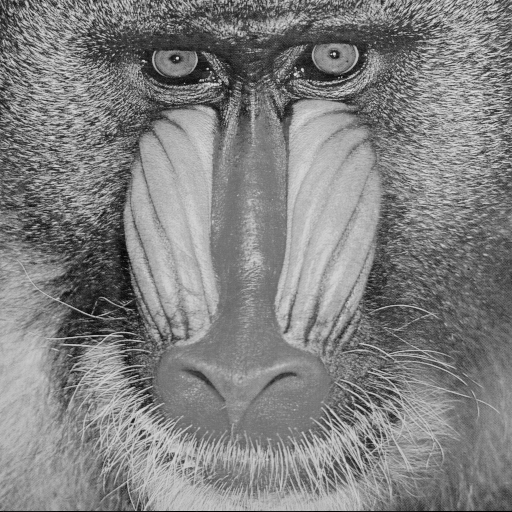
#> input picture lab02/imagens_png/baboon.png, 512 x 512 px
$ python main2.py
#> lines starting #> are read from the running program, lines starting #| are printed output that depends on the picture
#Video Playlist: https://www.youtube.com/playlist?list=PLHae9ggVvqPgyRQQOtENr6hK0m1UquGaG

import cv2
from matplotlib import pyplot as plt
import numpy as np


img = cv2.imread('../imagens_png/baboon.png', 0) # load an image
#> img is the input picture: shape (512, 512); min 0, max 230, mean 129.1

#Output is a 2D complex array. 1st channel real and 2nd imaginary
#For fft in opencv input image needs to be converted to float32
dft = cv2.dft(np.float32(img), flags=cv2.DFT_COMPLEX_OUTPUT)

#Rearranges a Fourier transform X by shifting the zero-frequency
#component to the center of the array.
#Otherwise it starts at the tope left corenr of the image (array)
dft_shift = np.fft.fftshift(dft)

##Magnitude of the function is 20.log(abs(f))
#For values that are 0 we may end up with indeterminate values for log.
#So we can add 1 to the array to avoid seeing a warning.
magnitude_spectrum = 20 * np.log(cv2.magnitude(dft_shift[:, :, 0], dft_shift[:, :, 1]))
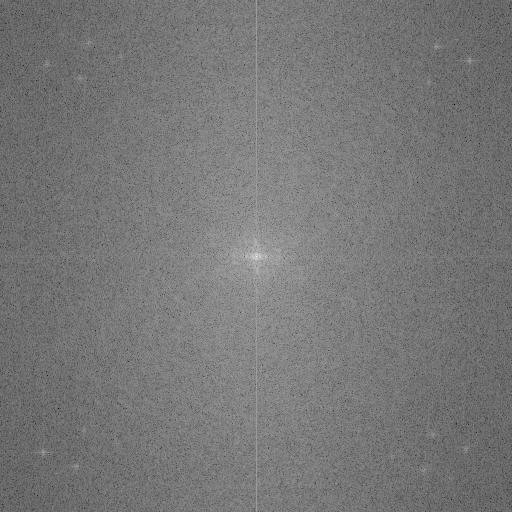
#> magnitude_spectrum: shape (512, 512) float32; min 27.21, max 346.8, mean 177; drawn with min black and max white


# Circular HPF mask, center circle is 0, remaining all ones
#Can be used for edge detection because low frequencies at center are blocked
#and only high frequencies are allowed. Edges are high frequency components.
#Amplifies noise.

'''
center = (img.shape[0]//2, img.shape[1]//2)
r = 80
mask = np.ones_like(dft_shift)
mask = cv2.circle(mask, center, r, (0, 0, 0), -1)

'''
rows, cols = img.shape
#> rows = 512; cols = 512
crow, ccol = int(rows / 2), int(cols / 2)
#> crow = 256; ccol = 256

mask = np.ones((rows, cols, 2), np.uint8)
r = 80
center = [crow, ccol]
#> center = [256, 256]
x, y = np.ogrid[:rows, :cols]
#> x = 512 values from 0 to 511
mask_area = (x - center[0]) ** 2 + (y - center[1]) ** 2 <= r*r
mask[mask_area] = 0


# Circular LPF mask, center circle is 1, remaining all zeros
# Only allows low frequency components - smooth regions
#Can smooth out noise but blurs edges.
#
"""
rows, cols = img.shape
crow, ccol = int(rows / 2), int(cols / 2)

mask = np.zeros((rows, cols, 2), np.uint8)
r = 100
center = [crow, ccol]
x, y = np.ogrid[:rows, :cols]
mask_area = (x - center[0]) ** 2 + (y - center[1]) ** 2 <= r*r
mask[mask_area] = 1

# Band Pass Filter - Concentric circle mask, only the points living in concentric circle are ones
rows, cols = img.shape
crow, ccol = int(rows / 2), int(cols / 2)

mask = np.zeros((rows, cols, 2), np.uint8)
r_out = 80
r_in = 10
center = [crow, ccol]
x, y = np.ogrid[:rows, :cols]
mask_area = np.logical_and(((x - center[0]) ** 2 + (y - center[1]) ** 2 >= r_in ** 2),
                           ((x - center[0]) ** 2 + (y - center[1]) ** 2 <= r_out ** 2))
mask[mask_area] = 1
"""


# apply mask and inverse DFT: Multiply fourier transformed image (values)
#with the mask values.
fshift = dft_shift * mask

#Get the magnitude spectrum (only for plotting purposes)
fshift_mask_mag = 20 * np.log(cv2.magnitude(fshift[:, :, 0], fshift[:, :, 1]))
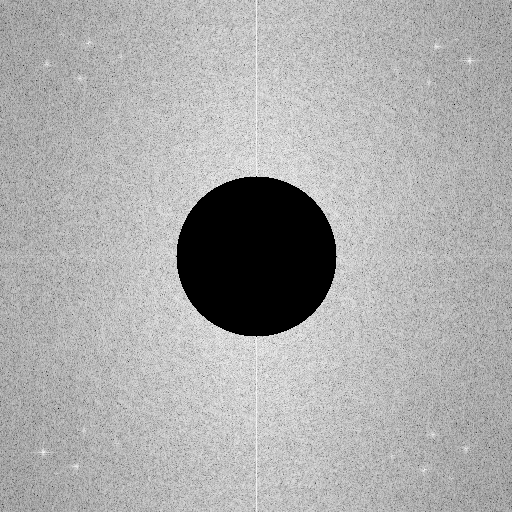
#> fshift_mask_mag: shape (512, 512) float32; 7.66% of the values are NaN or infinite; the others: min 27.21, max 231.2, mean 174.9; drawn with min black, max white, NaN and infinite black

#Inverse shift to shift origin back to top left.
f_ishift = np.fft.ifftshift(fshift)

#Inverse DFT to convert back to image domain from the frequency domain.
#Will be complex numbers
img_back = cv2.idft(f_ishift)

#Magnitude spectrum of the image domain
img_back = cv2.magnitude(img_back[:, :, 0], img_back[:, :, 1])
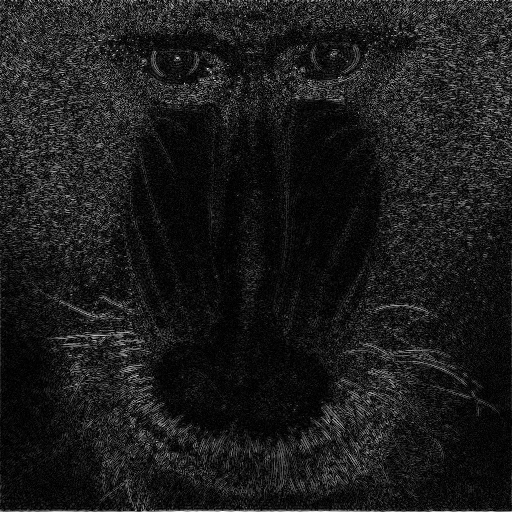
#> img_back: shape (512, 512) float32; min 17.59, max 35119784, mean 3866930.2; drawn with min black and max white

cv2.imwrite("Baboon.png" ,img_back)

fig = plt.figure(figsize=(12, 12))
ax1 = fig.add_subplot(2,2,1)
ax1.imshow(img, cmap='gray')
ax1.title.set_text('Input Image')
ax2 = fig.add_subplot(2,2,2)
ax2.imshow(magnitude_spectrum, cmap='gray')
ax2.title.set_text('FFT of image')
ax3 = fig.add_subplot(2,2,3)
ax3.imshow(fshift_mask_mag, cmap='gray')
ax3.title.set_text('FFT + Mask')
ax4 = fig.add_subplot(2,2,4)
ax4.imshow(img_back, cmap='gray')
ax4.title.set_text('After inverse FFT')

#cv2.imshow(img_back)
#cv2.waitkey(0)
#cv2.destroyAllWindows()
plt.show()
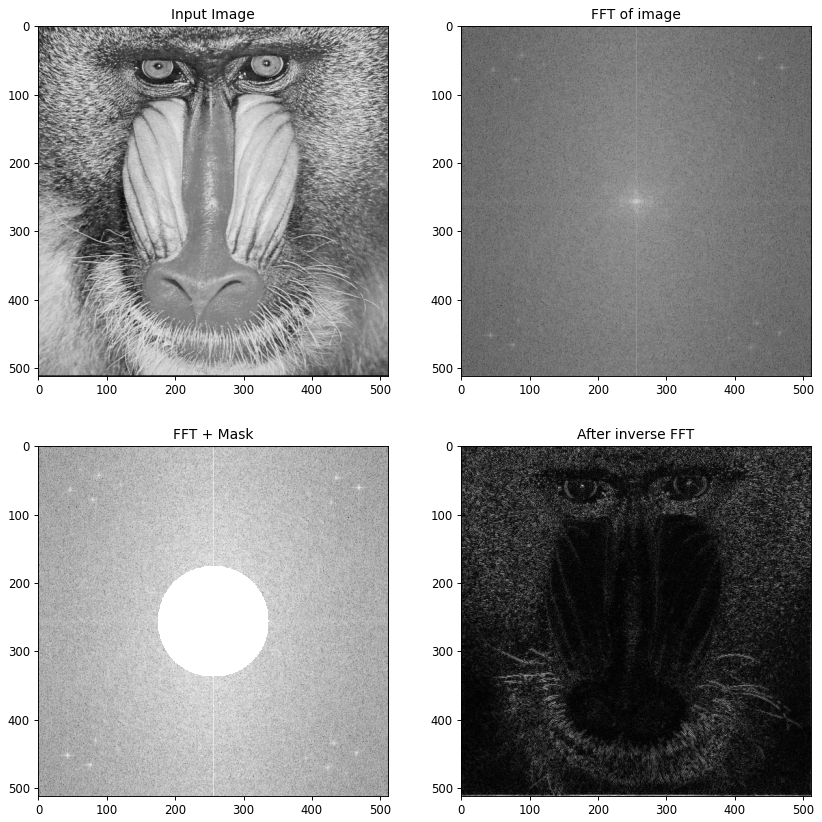
#> figure drawn by matplotlib, 4 panels

$ run again, with lab02/imagens_png/butterfly.png copied over lab02/imagens_png/baboon.png
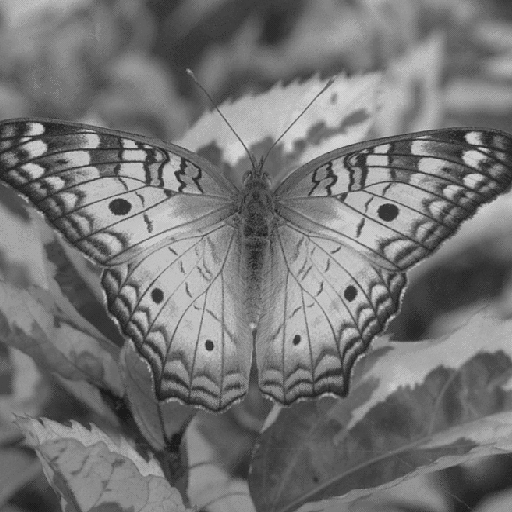
#> input picture lab02/imagens_png/butterfly.png, 512 x 512 px
#> img is the input picture: shape (512, 512); min 27, max 212, mean 116.8
#> `img_back = cv2.magnitude(img_back[:, :, 0], img_back[:, :, 1])`:
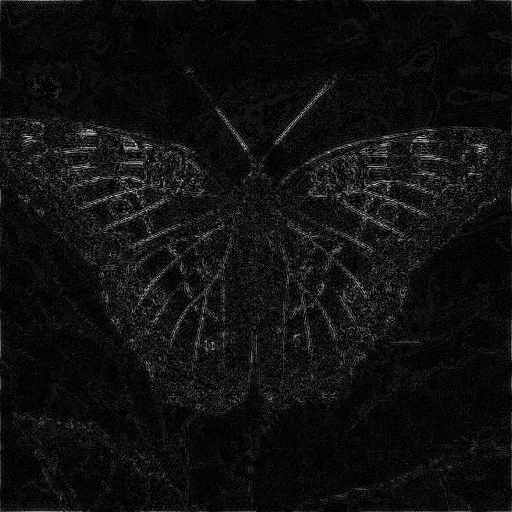
#> img_back: shape (512, 512) float32; min 3.67, max 25600780, mean 1658008; drawn with min black and max white
#> `plt.show()`:
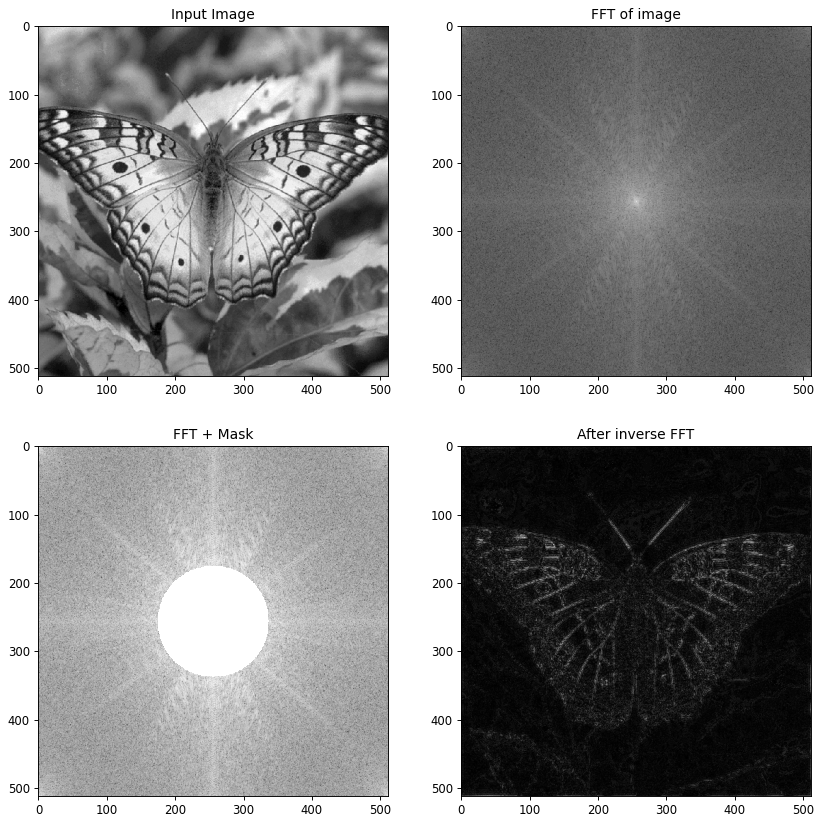
#> figure drawn by matplotlib, 4 panels

$ run again, with lab02/imagens_png/house.png copied over lab02/imagens_png/baboon.png
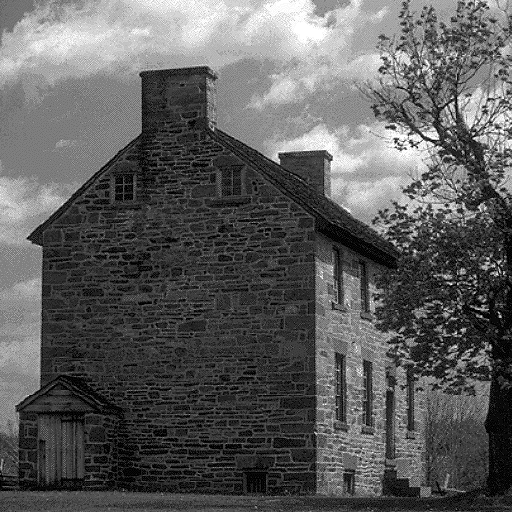
#> input picture lab02/imagens_png/house.png, 512 x 512 px
#> img is the input picture: shape (512, 512); min 0, max 255, mean 92.9
#> `img_back = cv2.magnitude(img_back[:, :, 0], img_back[:, :, 1])`:
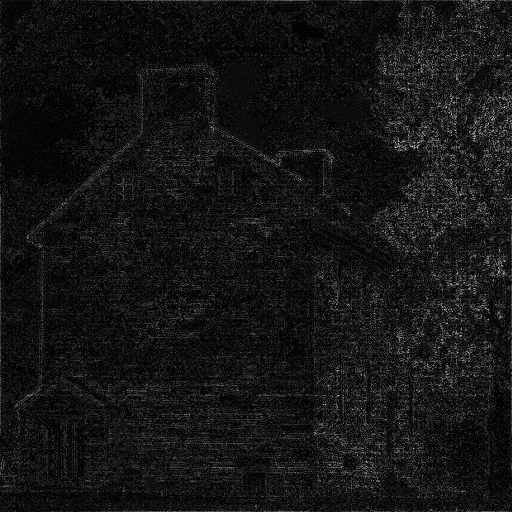
#> img_back: shape (512, 512) float32; min 17.89, max 47146832, mean 3930236; drawn with min black and max white
#> `plt.show()`:
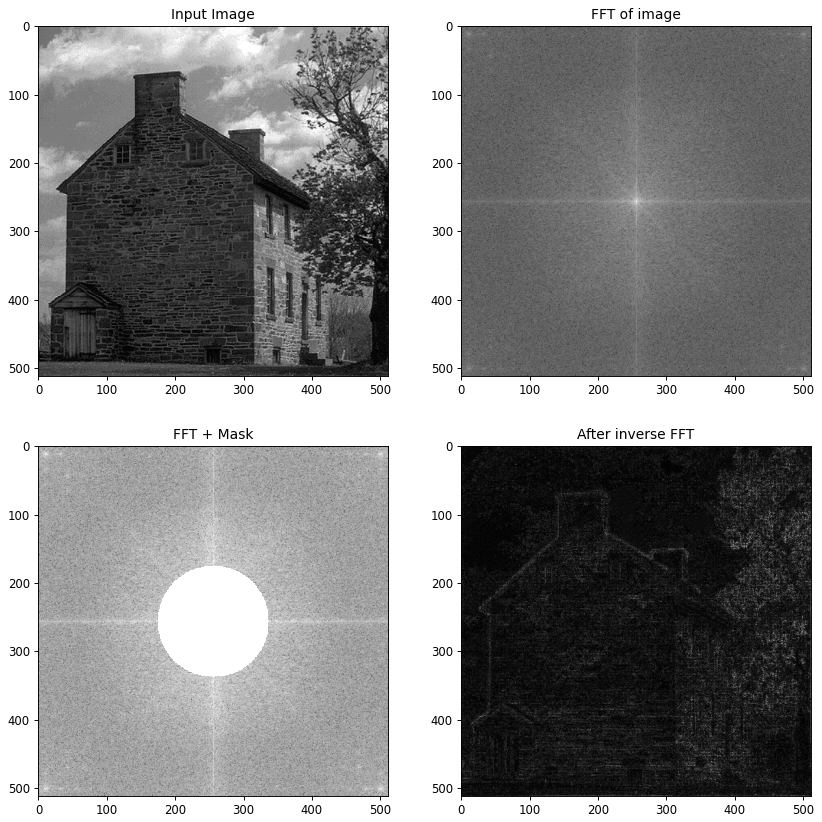
#> figure drawn by matplotlib, 4 panels
